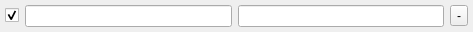
<?xml version="1.0" encoding="UTF-8"?>
<ui version="4.0">
 <class>KeyValueWidget</class>
 <widget class="QWidget" name="KeyValueWidget">
  <property name="geometry">
   <rect>
    <x>0</x>
    <y>0</y>
    <width>473</width>
    <height>32</height>
   </rect>
  </property>
  <property name="windowTitle">
   <string>Form</string>
  </property>
  <property name="styleSheet">
   <string notr="true"/>
  </property>
  <layout class="QHBoxLayout" name="horizontalLayout">
   <property name="leftMargin">
    <number>5</number>
   </property>
   <property name="topMargin">
    <number>5</number>
   </property>
   <property name="rightMargin">
    <number>5</number>
   </property>
   <property name="bottomMargin">
    <number>5</number>
   </property>
   <item>
    <widget class="QCheckBox" name="chk_field_enabled">
     <property name="text">
      <string/>
     </property>
     <property name="checked">
      <bool>true</bool>
     </property>
    </widget>
   </item>
   <item>
    <widget class="QLineEdit" name="txt_name">
     <property name="styleSheet">
      <string notr="true"/>
     </property>
    </widget>
   </item>
   <item>
    <widget class="CompletionLineEdit" name="txt_value"/>
   </item>
   <item>
    <widget class="QToolButton" name="btn_remove_header">
     <property name="text">
      <string>-</string>
     </property>
    </widget>
   </item>
  </layout>
 </widget>
 <customwidgets>
  <customwidget>
   <class>CompletionLineEdit</class>
   <extends>QLineEdit</extends>
   <header location="global">..widgets.completion_line_edit</header>
  </customwidget>
 </customwidgets>
 <resources/>
 <connections/>
</ui>
